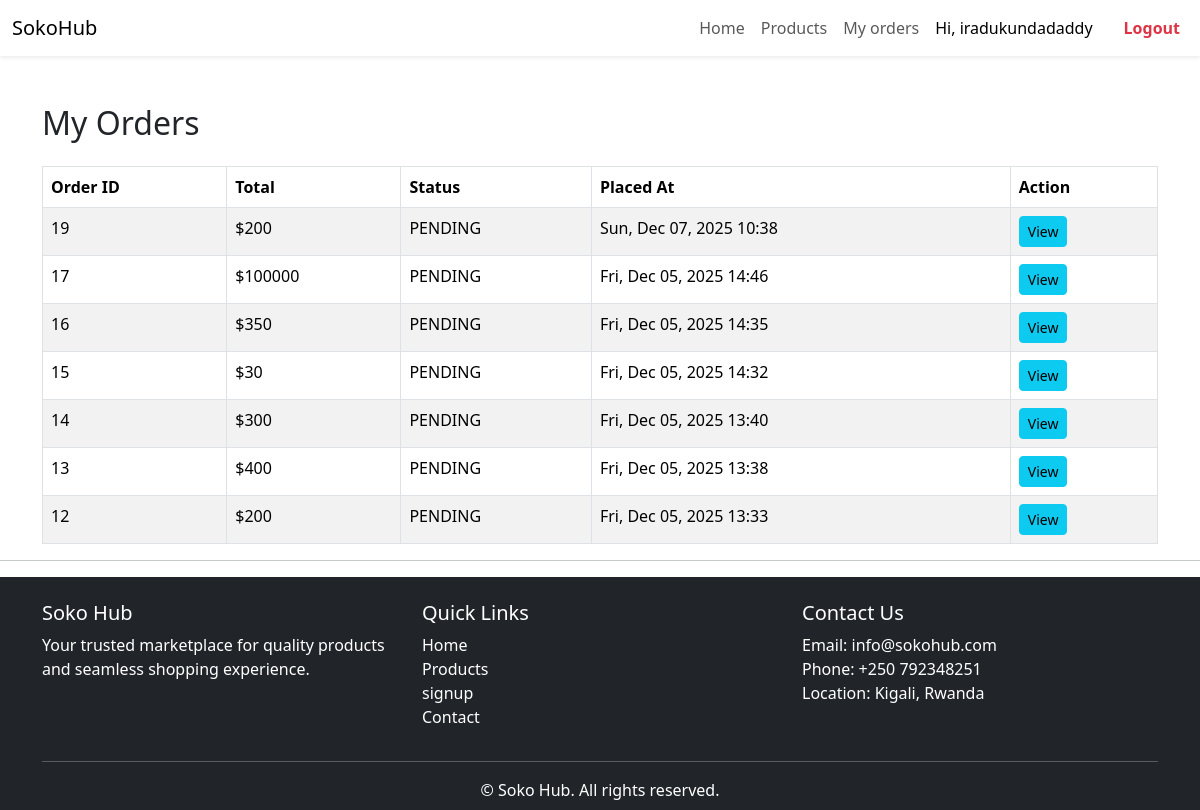
The app's page /my-orders/ (signed in) with its own data.
### accounts/models.py (models this page shows)
class CustomUser(AbstractUser):
    USER_CHOICE_CUSTOMER= 'C',
    USER_CHOICE_VENDOR= 'V',
    USER_CHOICE = [
        ('V','Vendor'),
        ('C','Customer'),
    ]
    phone = models.CharField(max_length=15, blank=True, null=True)
    location = models.CharField(max_length=255)
    user_type= models.CharField(max_length = 150,choices= USER_CHOICE, default= USER_CHOICE_CUSTOMER)

### orders/models.py (models this page shows, shortened)
class Order(models.Model):
    STATUS_CHOICE = [
        ("PENDING","Pending"),
        ("PAID","Paid"),
        ("ACTIVE","Active")
    ]
    customer = models.ForeignKey('accounts.CustomUser',on_delete = models.CASCADE)
    phone = models.CharField( max_length=50)
    delivery_address = models.CharField(max_length=255)
    created_at  = models.DateTimeField(auto_now_add=True)
    status= models.CharField(max_length=255,choices = STATUS_CHOICE)
    total = models.IntegerField()

### orders/views.py (the view)
# urls.py: path("my-orders/", customer_orders, name="customer_orders"),
def customer_orders(request):
    orders = Order.objects.filter(customer=request.user).order_by('-created_at')
    context = {
        "orders": orders
    }
    return render(request, "orders/customer_orders.html", context)

### orders/templates/orders/customer_orders.html (shortened to what this page needs)
{% extends "accounts/base.html" %}
{% block content %}
<div class="container mt-5">
    <h2 class="mb-4">My Orders</h2>
    {% if orders %}
    <table class="table table-bordered table-striped">
        <thead>
            <tr>
                <th>Order ID</th>
                <th>Total</th>
                <th>Status</th>
                <th>Placed At</th>
                <th>Action</th>
            </tr>
        </thead>
        <tbody>
            {% for order in orders %}
            <tr>
                <td>{{ order.id }}</td>
                <td>${{ order.total }}</td>
                <td>{{ order.status }}</td>
                <td>{{ order.created_at|date:"D, M d, Y H:i" }}</td>
                <td>
                    <a href="{% url 'order_confirmation' order.id %}" class="btn btn-sm btn-info">View</a>
                </td>
            </tr>
            {% endfor %}
        </tbody>
    </table>
    {% else %}
    <p>You have not placed any orders yet.</p>
    {% endif %}
</div>
{% endblock %}

### accounts/templates/accounts/navbar.html (shortened to what this page needs)
{% load static %}
{% block content %}
<nav class="navbar navbar-expand-lg navbar-light bg-light shadow-sm py-2">
  <div class="container-fluid">
    <a class="navbar-brand   fs-lg " href="#">SokoHub</a>
    <div class="collapse navbar-collapse" id="navbarNav">
      <ul class="navbar-nav ms-auto mb-2 mb-lg-0">
      <ul class="navbar-nav mb-2 mb-lg-0">
        {% if request.user.is_authenticated %}
              {% if request.user.user_type == 'V' %}
        <li class="nav-item">
          <a class="nav-link"
          href="{% url 'vendor_dashboard' %}">Dashboard</a>
        </li>
        <li class="nav-item">
          <a class="nav-link "
             href="{% url 'vendor_products' %}">My Products</a>
        </li>
        <li class="nav-item">
          <a class="nav-link "
             href="{% url 'vendor_orders' %}">Orders</a>
        </li>
       {% else %}
        <li class="nav-item">
          <a class="nav-link "
             href="{% url 'home' %}">Home</a>
               </li>
               <li class="nav-item">
          <a class="nav-link "
             href="{% url 'product_list' %}">Products</a>
               </li><li class="nav-item">
          <a class="nav-link "
             href="{% url 'customer_orders' %}">My orders</a>
               </li>
      </ul>
        {% endif %}
         <li class="nav-item">
            <span class="nav-link msg">Hi, {{ request.user.username }}</span>
          </li>
          <li class="nav-item">
            <a class="nav-link text-danger fw-bold" href="{% url 'logout' %}">Logout</a>
          </li>
        {% endif %}
      </ul>
    </div>
  </div>
</nav>
{% endblock content %}

### accounts/templates/accounts/navbar.html (style rules this page uses)
.navbar { background-color: #fff !important; display: flex !important; justify-content: flex-end !important; align-items: start; }
.msg { font-size: 16px; color: black !important; margin-right: 15px; }

### records on screen
CustomUser: user.username "iradukundadaddy"
Order: id "19", total "200", status "PENDING", created_at "Sun, Dec 07, 2025 10:38"
Order: id "17", total "100000", status "PENDING", created_at "Fri, Dec 05, 2025 14:46"
Order: id "16", total "350", status "PENDING", created_at "Fri, Dec 05, 2025 14:35"
Order: id "15", total "30", status "PENDING", created_at "Fri, Dec 05, 2025 14:32"
Order: id "14", total "300", status "PENDING", created_at "Fri, Dec 05, 2025 13:40"
Order: id "13", total "400", status "PENDING", created_at "Fri, Dec 05, 2025 13:38"
Order: id "12", total "200", status "PENDING", created_at "Fri, Dec 05, 2025 13:33"
